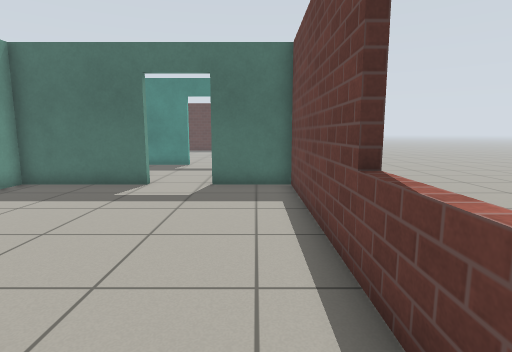
View 1 (above)

21 first-person views from a walk through a robot-simulator world made for Gazebo. The camera is 0.94 m above the floor, tilts 8° down and sees 80° across. The floor is counted in squares, 0.5 m on a side. Each view is taken from the middle of a square. On the plan, view 1 faces up. The plan holds only what a view shows up to about 16 squares ahead; the rest is blank. The robots in the file are not drawn. Simple patterns stand in for the simulator's built-in surfaces.

View 2
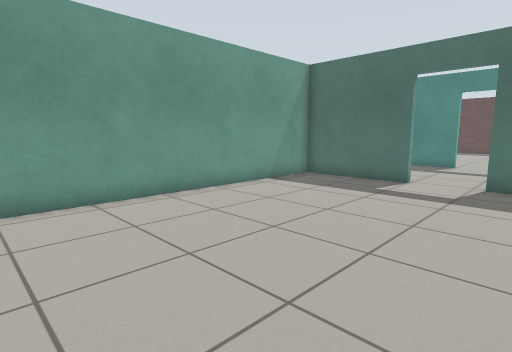

View 3
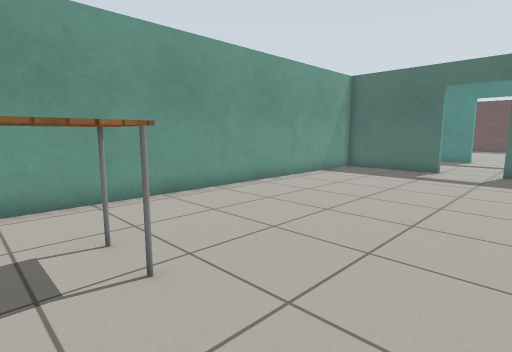

View 4
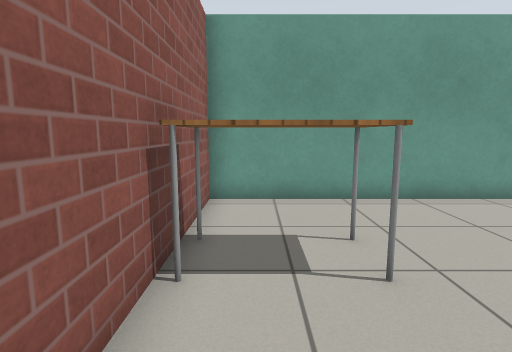

View 5
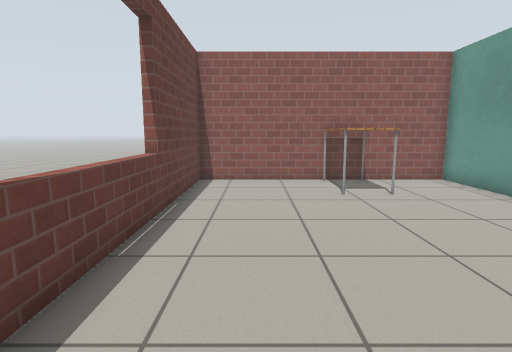

View 6
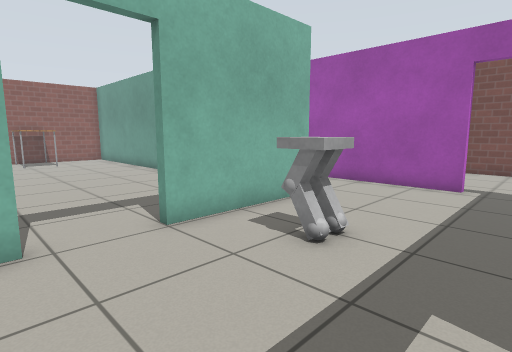

View 7
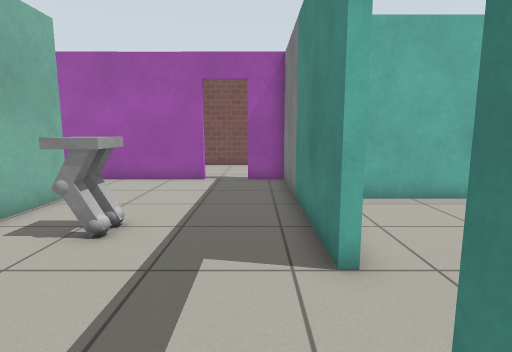

View 8
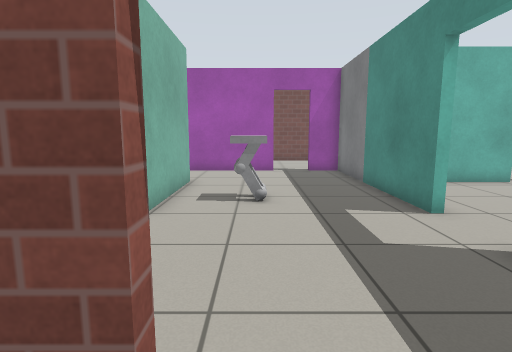

View 9
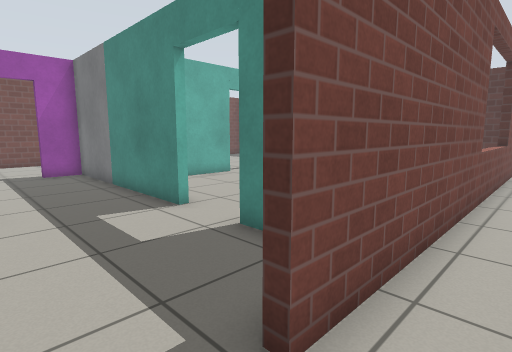

View 10
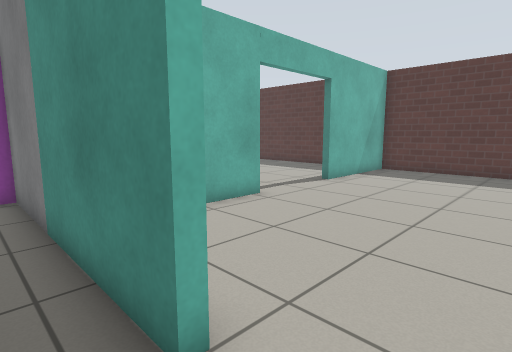

View 11
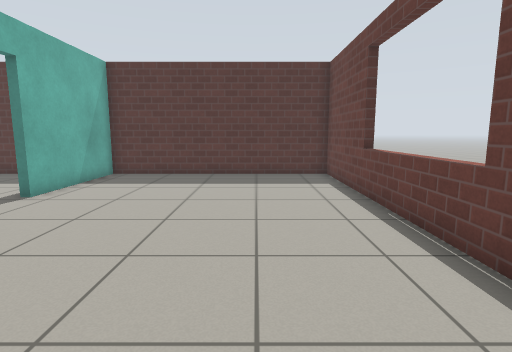

View 12
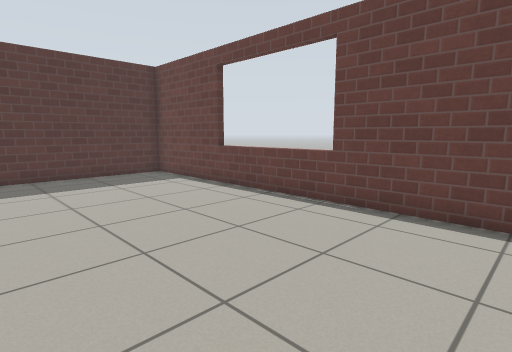

View 13
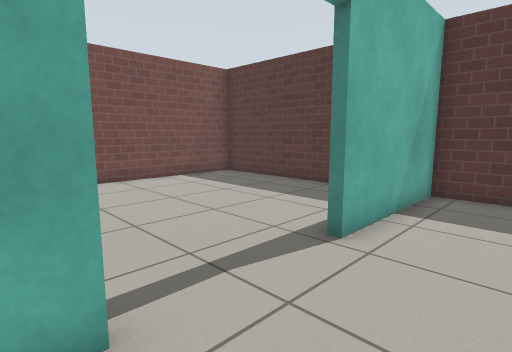

View 14
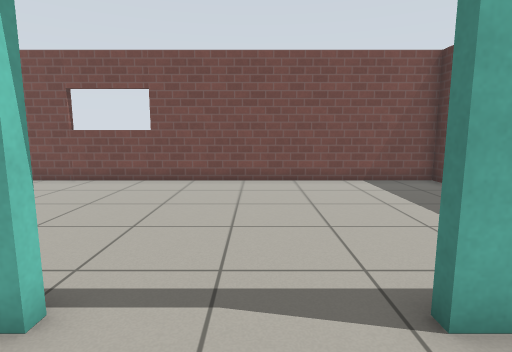

View 15
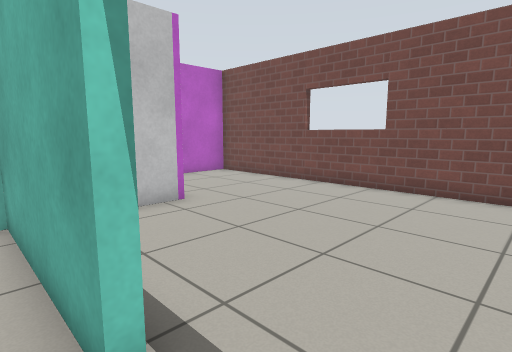

View 16
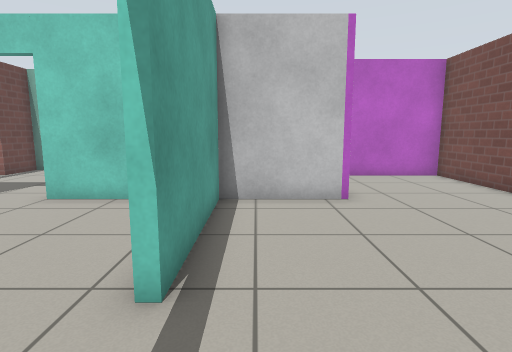

View 17
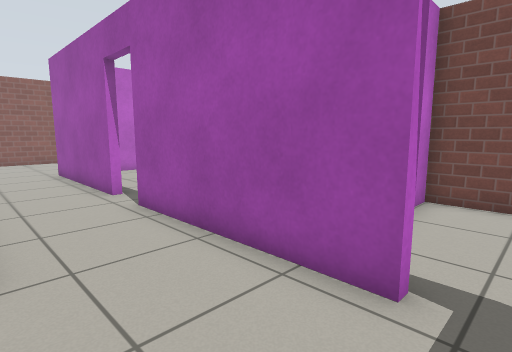

View 18
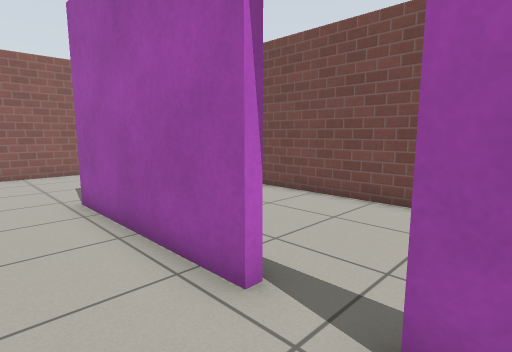

View 19
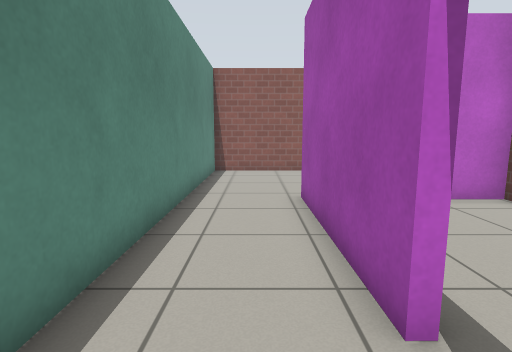

View 20
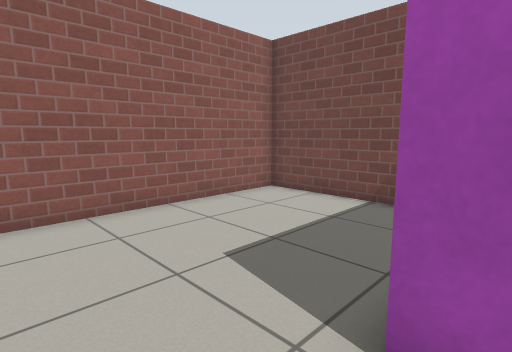

View 21
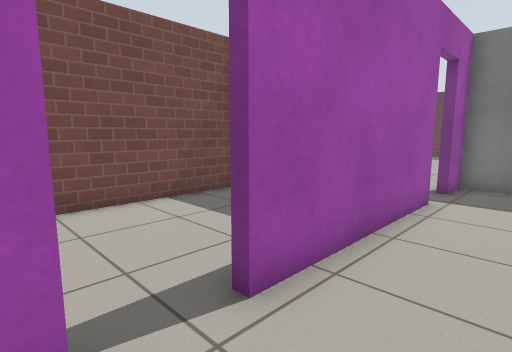

### Floor plan
Ten units are one square. View 1 is at (0, 0); x grows to the right and y downward. Boxes are objects, and circles mark ways between rooms. Rooms are numbered by the first view taken in them; rooms with no view inside come last. Other rooms are left out.
<svg viewBox="-186 -336 221 406">
<path fill="none" stroke="#000" d="M-35 63 13 63 13 -111 -16 -111M-40 -111 -86 -111 -86 63 -54 63M-90 -114 -40 -114M-40 -181 -124 -181 -124 -167M-124 -149 -124 -82M-9 -181 -16 -181M13 -114 13 -135M16 -135 16 -126M-86 -239 -86 -184M-64 -184 -40 -184M13 -195 13 -331 -86 -331 -86 -278M-128 -184 -89 -184 -89 -239M-121 -331 -181 -331 -181 -135 -141 -135M-181 19 -181 63 -89 63 -89 -68M-124 -65 -123 0M-181 -129 -181 -4 -149 -4"/>
<rect x="-55" y="25" width="20" height="40" fill="#bbb"><title>table</title></rect>
<rect x="-65" y="-145" width="20" height="10" fill="#bbb"><title>other object</title></rect>
<circle cx="-30" cy="-110" r="3" fill="#2a7"/>
<circle cx="15" cy="-145" r="3" fill="#2a7"/>
<circle cx="-30" cy="-180" r="3" fill="#2a7"/>
<circle cx="-125" cy="-155" r="3" fill="#2a7"/>
<circle cx="-105" cy="-80" r="3" fill="#2a7"/>
<circle cx="-90" cy="-255" r="3" fill="#2a7"/>
<circle cx="-125" cy="-75" r="3" fill="#2a7"/>
<text x="-40" y="-20">1</text>
<text x="-60" y="-140">2</text>
<text x="30" y="-30">3</text>
<text x="-40" y="-260">4</text>
<text x="-140" y="-240">5</text>
<text x="-130" y="10">6</text>
<text x="-160" y="-70">7</text>
</svg>
Room 1 opens to room 2. Room 2 opens to room 3. Room 2 opens to room 4. Room 2 opens to room 5. Room 2 opens to room 6. Room 4 opens to room 5. Room 6 opens to room 7.

Where each view was taken, in squares from view 1:
view 1: 0 up, 0 right, facing up
view 2: 1 down, 0 right, facing up-left
view 3: 5 down, 0 right, facing up-left
view 4: 5 down, 0 right, facing left
view 5: 6 up, 1 left, facing down
view 6: 17 up, 1 left, facing down-left
view 7: 17 up, 0 right, facing left
view 8: 14 up, 3 right, facing left
view 9: 14 up, 3 right, facing up-left
view 10: 17 up, 2 left, facing up-left
view 11: 19 up, 2 left, facing up
view 12: 19 up, 6 left, facing up-right
view 13: 23 up, 6 left, facing up-left
view 14: 26 up, 6 left, facing left
view 15: 26 up, 8 left, facing down-left
view 16: 27 up, 10 left, facing down
view 17: 16 up, 9 left, facing down-left
view 18: 9 up, 10 left, facing down-left
view 19: 9 up, 11 left, facing down
view 20: 1 up, 10 left, facing down-left
view 21: 6 up, 10 left, facing up-left
